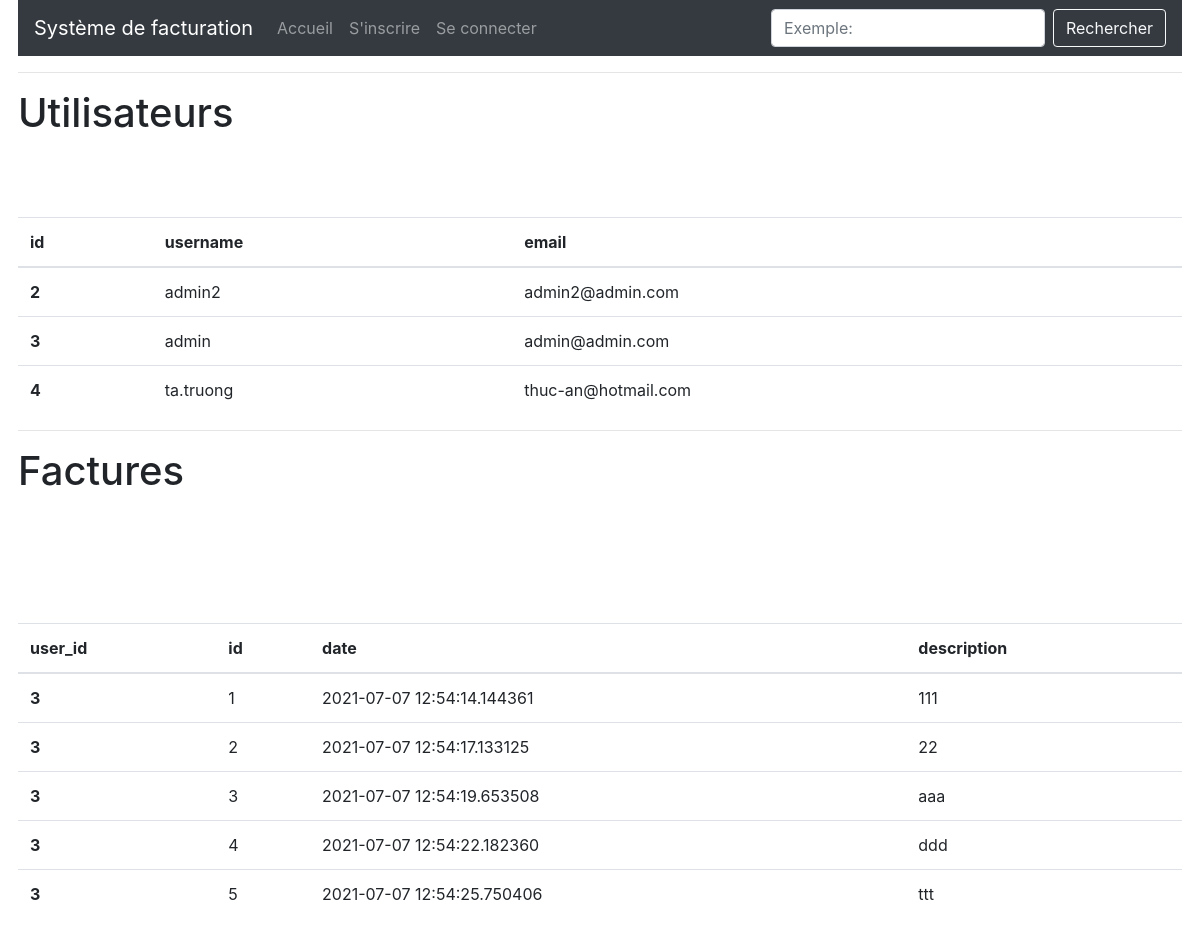
Screenshot of /all with the database file from the repository.
### app/models.py (models this page shows, shortened)
class User(UserMixin, db.Model):
    id = db.Column(db.Integer, primary_key=True)
    username = db.Column(db.String(64), index=True, unique=True)
    email = db.Column(db.String(120), index=True, unique=True)
    password_hash = db.Column(db.String(128))
    factures = db.relationship('Facture', backref='author', lazy='dynamic')
    about_me = db.Column(db.String(140))
    last_seen = db.Column(db.DateTime, default=datetime.utcnow)

class Facture(db.Model):
    id = db.Column(db.Integer, primary_key=True)
    reference = db.Column(db.String(50))
    description = db.Column(db.String(140))
    date = db.Column(db.DateTime, index=True, default=datetime.utcnow)
    amount = db.Column(db.Float)
    user_id = db.Column(db.Integer, db.ForeignKey('user.id'))

### app/routes.py (the view)
@app.route('/all')
def all():
    users = User.query.all()
    factures = Facture.query.all()
    return render_template('all.html', users=users, factures=factures)

### app/routes.py (called while the page is built)
@app.before_request
def before_request():
    if current_user.is_authenticated:
        current_user.last_seen = datetime.utcnow()
        db.session.commit()

### app/templates/all.html
{% extends "base.html" %}
{% block app_content %}
  <h1>{{ _('Utilisateurs') }}</h1>
  <table class="table table-hover">
    <thead>
      <tr>
        <th scope="col">id</th>
        <th scope="col">username</th>
        <th scope="col">email</th>
      </tr>
    </thead>
    <tbody>
      {% for u in users %}
        <tr>
          <th scope="row">{{ u.id }}</th>
          <td>{{ u.username }}</td>
          <td>{{ u.email }}</td>
        </tr>
        <br>
      {% endfor %}
    </tbody>
  </table>
  <hr>
  <h1>{{ _('Factures') }}</h1>
  <table class="table table-hover">
    <thead>
      <tr>
        <th scope="col">user_id</th>
        <th scope="col">id</th>
        <th scope="col">date</th>
        <th scope="col">description</th>
      </tr>
    </thead>
    <tbody>
      {% for f in factures %}
        <tr>
          <th scope="row">{{ f.user_id }}</th>
          <td>{{ f.id }}</td>
          <td>{{ f.date }}</td>
          <td>{{ f.description }}</td>
        </tr>
        <br>
      {% endfor %}
    </tbody>
  </table>
{% endblock %}

### rows the page displays
User: id "2", username "admin2", email "admin2@admin.com"
User: id "3", username "admin", email "admin@admin.com"
User: id "4", username "ta.truong", email "thuc-an@hotmail.com"
Facture: user_id "3", id "1", date "2021-07-07 12:54:14.144361", description "111"
Facture: user_id "3", id "2", date "2021-07-07 12:54:17.133125", description "22"
Facture: user_id "3", id "3", date "2021-07-07 12:54:19.653508", description "aaa"
Facture: user_id "3", id "4", date "2021-07-07 12:54:22.182360", description "ddd"
Facture: user_id "3", id "5", date "2021-07-07 12:54:25.750406", description "ttt"
